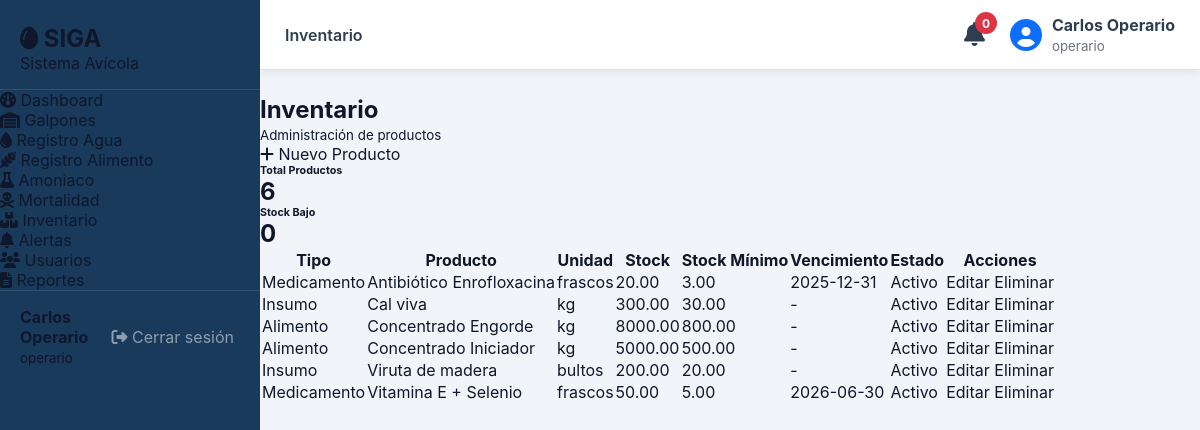
Page /modules/inventario/index.php (signed in) on the committed database.
### tables this page shows
CREATE TABLE IF NOT EXISTS `inventario` (
  `id`               INT UNSIGNED NOT NULL AUTO_INCREMENT,
  `tipo`             ENUM('alimento','medicamento','insumo') NOT NULL,
  `nombre`           VARCHAR(150) NOT NULL,
  `descripcion`      TEXT,
  `unidad_medida`    VARCHAR(30)  NOT NULL DEFAULT 'kg',
  `stock_actual`     DECIMAL(12,2) NOT NULL DEFAULT 0,
  `stock_minimo`     DECIMAL(12,2) NOT NULL DEFAULT 0,
  `fecha_vencimiento` DATE,
  `activo`           TINYINT(1) NOT NULL DEFAULT 1,
  `created_at`       DATETIME NOT NULL DEFAULT CURRENT_TIMESTAMP,
  PRIMARY KEY (`id`)
);

### modules/inventario/index.php (the view, shortened to what this page needs)
<?php
$db = getDB();
$sql = "SELECT * FROM inventario ORDER BY nombre ASC";
$productos = $db->query($sql)->fetchAll();
$totalProductos = $db->query("SELECT COUNT(*) FROM inventario WHERE activo = 1")->fetchColumn();
$stockBajo = $db->query("SELECT COUNT(*) FROM inventario WHERE stock_actual <= stock_minimo AND activo = 1")->fetchColumn();
include '../../includes/header.php';
?>
<div class="container">
    <div class="d-flex justify-content-between align-items-center mb-4">
        <div>
            <h2>Inventario</h2>
            <small class="text-muted">
                Administración de productos
            </small>
        </div>
        <a href="crear.php" class="btn btn-primary">
            <i class="fas fa-plus"></i>
            Nuevo Producto
        </a>
    </div>
    <div class="row mb-4">
        <div class="col-md-6">
            <div class="card shadow-sm">
                <div class="card-body">
                    <h6>Total Productos</h6>
                    <h2><?= $totalProductos ?></h2>
                </div>
            </div>
        </div>
        <div class="col-md-6">
            <div class="card shadow-sm border-danger">
                <div class="card-body">
                    <h6>Stock Bajo</h6>
                    <h2 class="text-danger">
                        <?= $stockBajo ?>
                    </h2>
                </div>
            </div>
        </div>
    </div>
    <table class="table table-bordered table-hover">
        <thead class="table-dark">
            <tr>
                <th>Tipo</th>
                <th>Producto</th>
                <th>Unidad</th>
                <th>Stock</th>
                <th>Stock Mínimo</th>
                <th>Vencimiento</th>
                <th>Estado</th>
                <th>Acciones</th>
            </tr>
        </thead>
        <tbody>
        <?php foreach($productos as $p): ?>
            <tr>
                <td><?= ucfirst($p['tipo']) ?></td>
                <td><?= htmlspecialchars($p['nombre']) ?></td>
                <td><?= htmlspecialchars($p['unidad_medida']) ?></td>
                <td>
                    <?php if($p['stock_actual'] <= $p['stock_minimo']): ?>
                        <span class="badge bg-danger">
                            <?= $p['stock_actual'] ?>
                        </span>
                    <?php else: ?>
                        <span class="badge bg-success">
                            <?= $p['stock_actual'] ?>
                        </span>
                    <?php endif; ?>
                </td>
                <td><?= $p['stock_minimo'] ?></td>
                <td>
                    <?= $p['fecha_vencimiento'] ?: '-' ?>
                </td>
                <td>
                    <?php if($p['activo']): ?>
                        <span class="badge bg-success">
                            Activo
                        </span>
                    <?php else: ?>
                        <span class="badge bg-secondary">
                            Inactivo
                        </span>
                    <?php endif; ?>
                </td>
                <td>
                    <a href="editar.php?id=<?= $p['id'] ?>" class="btn btn-warning btn-sm">
                        Editar
                    </a>
                    <a href="eliminar.php?id=<?= $p['id'] ?>"
                       class="btn btn-danger btn-sm"
                       onclick="return confirm('¿Desea eliminar este producto?')">
                        Eliminar
                    </a>
                </td>
            </tr>
        <?php endforeach; ?>
        </tbody>
    </table>
</div>
<?php include '../../includes/footer.php'; ?>

### assets/css/siga.css (style rules this page uses)
:root { --siga-blue: #1a3a5c; --siga-blue-mid: #2a5298; --siga-blue-lt: #3d6eb5; --siga-green: #2e7d52; --siga-green-lt: #43a875; --siga-amber: #e67e22; --siga-red: #c0392b; --siga-white: #f8fafc; --siga-gray-50: #f1f5f9; --siga-gray-100: #e2e8f0; --siga-gray-300: #cbd5e1; --siga-gray-500: #64748b; --siga-gray-700: #334155; --siga-gray-900: #0f172a; --sidebar-w: 260px; --topbar-h: 62px; --radius: 12px; --radius-sm: 8px; --shadow: 0 4px 20px rgba(26,58,92,.10); --shadow-sm: 0 2px 8px rgba(26,58,92,.07); --transition: .22s ease; font-family: 'Inter', system-ui, sans-serif; }
*, *::before, *::after { box-sizing: border-box; margin: 0; padding: 0; }
body { background: var(--siga-gray-50); color: var(--siga-gray-900); }
a { text-decoration: none; color: inherit; }

### rows in the picture
inventario: tipo "Medicamento", nombre "Antibiótico Enrofloxacina", unidad_medida "frascos", stock_actual "20.00", stock_minimo "3.00", fecha_vencimiento "2025-12-31", activo "Activo"
inventario: tipo "Insumo", nombre "Cal viva", unidad_medida "kg", stock_actual "300.00", stock_minimo "30.00", fecha_vencimiento "-", activo "Activo"
inventario: tipo "Alimento", nombre "Concentrado Engorde", unidad_medida "kg", stock_actual "8000.00", stock_minimo "800.00", fecha_vencimiento "-", activo "Activo"
inventario: tipo "Alimento", nombre "Concentrado Iniciador", unidad_medida "kg", stock_actual "5000.00", stock_minimo "500.00", fecha_vencimiento "-", activo "Activo"
inventario: tipo "Insumo", nombre "Viruta de madera", unidad_medida "bultos", stock_actual "200.00", stock_minimo "20.00", fecha_vencimiento "-", activo "Activo"
inventario: tipo "Medicamento", nombre "Vitamina E + Selenio", unidad_medida "frascos", stock_actual "50.00", stock_minimo "5.00", fecha_vencimiento "2026-06-30", activo "Activo"

### other values in the picture
$nombreUsuario "Carlos Operario"
$rolUsuario "operario"
$activePage "Inventario"
$stmt->fetchColumn() "0"
$totalProductos "6"
$stockBajo "0"
